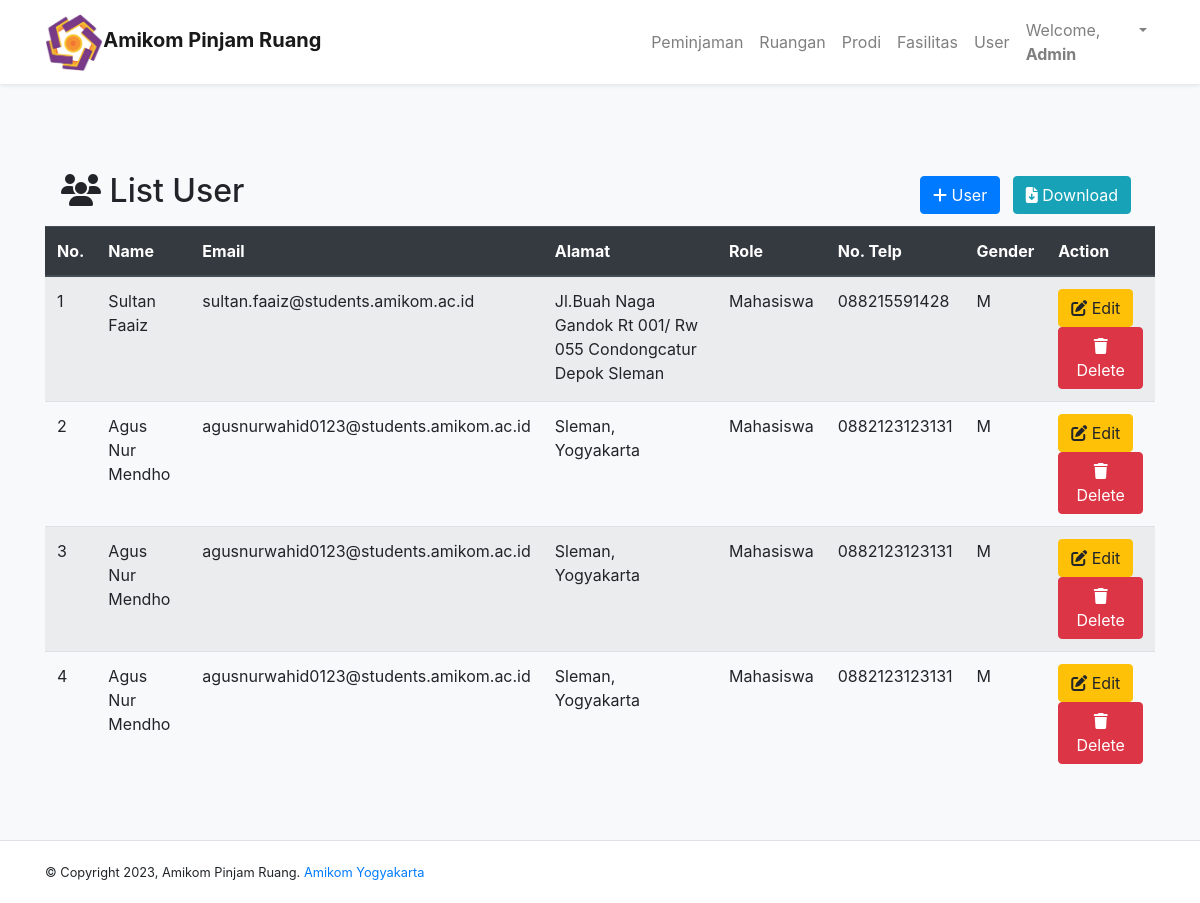
The page /dashboardAdmin.php?p=adminListUser (signed in) on the database its author committed.
### tables this page shows
CREATE TABLE `userruangan` (
  `UserID` int(11) NOT NULL,
  `nama` varchar(30) NOT NULL,
  `email` varchar(100) NOT NULL,
  `password` varchar(100) NOT NULL,
  `alamat` varchar(300) DEFAULT NULL,
  `role` varchar(20) DEFAULT NULL,
  `noTelp` varchar(13) DEFAULT NULL,
  `gender` char(1) DEFAULT NULL
);

### inc.koneksi.php (called while the page is built, shortened)
<?php
    class Connection{
        private $host = "localhost";
        private $user = "root";
        private $password = "";
        function connect(){
            $conn = mysqli_connect($this->host, $this->user, $this->password);
            $this->connection = $conn;
        }
    }
?>

### class/class.Register.php (called while the page is built, shortened)
<?php
    class Register extends Connection{
        public function SelectAllMember(){
            $sql = "SELECT * FROM userruangan";
            $result = mysqli_query($this->connection, $sql);
            $arrResult = Array();
            $count = 0;
            if (mysqli_num_rows($result) > 0) {
                while($data = mysqli_fetch_array($result)){
                    $objRegister = new Register();
                    $objRegister->UserID = $data['UserID'];
                    $objRegister->nama = $data['nama'];
                    $objRegister->email = $data['email'];
                    $objRegister->password = $data['password'];
                    $objRegister->alamat = $data['alamat'];
                    $objRegister->role = $data['role'];
                    $objRegister->noTelp = $data['noTelp'];
                    $objRegister->gender = $data['gender'];
                    $arrResult[$count] = $objRegister;
                    $count++;
                }
            }
            return $arrResult;
        }
    }
?>

### pages/adminListUser.php (the view)
<div class="container">
    <div class="wrapper">
        <div class="Title">
            <div class="navbar ">
                <h2><i class="fas fa-users"></i> List User</h2>
                <ul class="navbar-nav ml-auto">
                    <li class="nav-item">
                    <?php
                        if ($_SESSION["role"] == 'Admin') {
                            echo '<a class="btn btn-primary mr-2"  href="dashboardAdmin.php?p=register" role="button"><i class="fas fa-plus"></i> User</a>';
                        }
                    ?>
                    <a class="btn btn-info mr-2"  href="pages/report_user.php" target=_blank role="button"><i class="fas fa-file-download"></i> Download</a>
                    </li>
                </ul>
            </div>
            <table class="table table-striped">
                <thead class="thead-dark">
                    <tr>
                        <th>No.</th>
                        <th>Name</th>
                        <th>Email</th>
                        <th>Alamat</th>
                        <th>Role</th>
                        <th>No. Telp</th>
                        <th>Gender</th>
                        <?php
                            if ($_SESSION["role"] == 'Admin') {
                                echo '<th>Action</th>';
                            }
                        ?>
                    </tr>
                </thead>
                <tbody>
                    <?php
                        require_once('./class/class.Register.php');
                        $objRegister = new Register();
                        $arrayResult = $objRegister->SelectAllMember();
                        if (count($arrayResult) === 0) {
                            echo '<tr><td colspan="8" style="text-align: center;">Tidak ada data!</td></tr>';
                        }else {
                            $no = 1;
                            foreach($arrayResult as $dataUser){
                                if ($dataUser->role == 'Mahasiswa' OR $dataUser->role == 'Dosen') {
                                echo '<tr>';
                                echo '<td>'.$no.'</td>';
                                echo '<td>'.$dataUser->nama.'</td>';
                                echo '<td>'.$dataUser->email.'</td>';
                                echo '<td>'.$dataUser->alamat.'</td>';
                                echo '<td>'.$dataUser->role.'</td>';
                                echo '<td>'.$dataUser->noTelp.'</td>';
                                echo '<td>'.$dataUser->gender.'</td>';
                                if ($_SESSION["role"] == 'Admin') {
                                echo '<td><a class="btn btn-warning" href="dashboardAdmin.php?p=user&UserID='.$dataUser->UserID.'"><i class="fas fa-edit"></i> Edit</a>
                                            <a class="btn btn-danger" href="dashboardAdmin.php?p=deleteUser&UserID='.$dataUser->UserID.'" onclick="return confirm(\'Apakah anda yakin ingin mengahapus?\')"><i class="fas fa-trash"></i> Delete</a></td>';
                                }
                                echo '</tr>';
                                $no++;
                                }
                            }
                        }
                    ?>
                </tbody>
            </table>
        </div>
    </div>
</div>

### styles.css (style rules this page uses)
.Title { padding: 80px 0 0 0; }

### rows shown on the page
userruangan: nama "Sultan Faaiz", email "sultan.faaiz@students.amikom.ac.id", alamat "Jl.Buah Naga Gandok Rt 001/ Rw 055 Condongcatur Depok Sleman", role "Mahasiswa", noTelp "088215591428", gender "M"
userruangan: nama "Agus Nur Mendho", email "agusnurwahid0123@students.amikom.ac.id", alamat "Sleman, Yogyakarta", role "Mahasiswa", noTelp "0882123123131", gender "M"
userruangan: nama "Agus Nur Mendho", email "agusnurwahid0123@students.amikom.ac.id", alamat "Sleman, Yogyakarta", role "Mahasiswa", noTelp "0882123123131", gender "M"
userruangan: nama "Agus Nur Mendho", email "agusnurwahid0123@students.amikom.ac.id", alamat "Sleman, Yogyakarta", role "Mahasiswa", noTelp "0882123123131", gender "M"

### other values the page prints
$_SESSION["nama"] "Admin"
